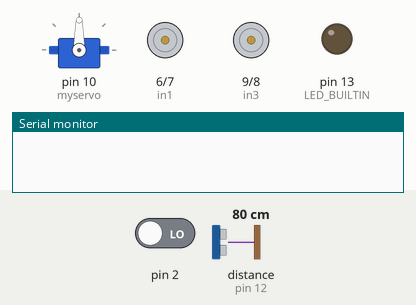
Simulated run of this sketch. Board: Arduino Uno, built with avr-gcc and run on an emulated ATmega328P. On the bench: servo, motor-driver pin pairs drawn as motors (green arrow = first pin HIGH = forward, orange = second pin HIGH = backward, longer = more drive), output pins drawn as LEDs (lit = HIGH), the last lines printed to the serial monitor. Inputs (shaded band) come from the test bench; at power-on: distance to the obstacle (sensor on pin 12) 80 cm, pin 2 LOW. The echo pulse lasts 58.3 µs per cm; pins used as bus, display or sensor lines are not drawn.

Above: at 2.2 s.
2.3 s: distance to the obstacle (sensor on pin 12) set to 97 cm
6.6 s: distance to the obstacle (sensor on pin 12) set to 104 cm
At 8.8 s:
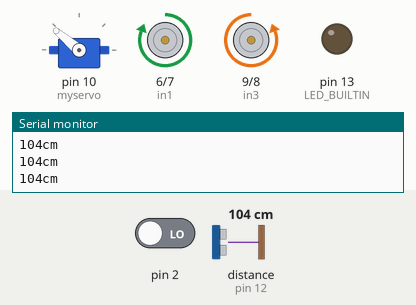
9.7 s: pin 2 driven HIGH
At 10.7 s:
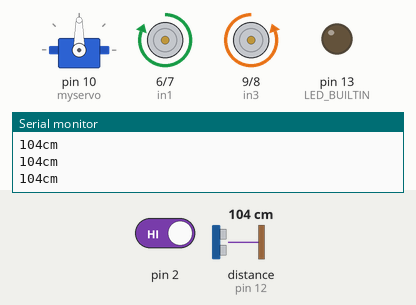
14.4 s: pin 2 driven LOW
At 16.1 s:
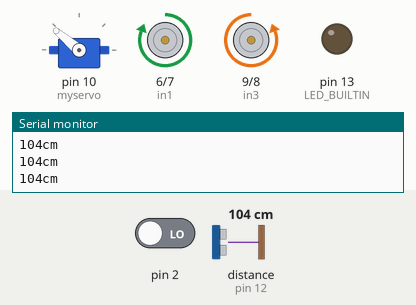
17.5 s: distance to the obstacle (sensor on pin 12) set to 2 cm
At 20.4 s:
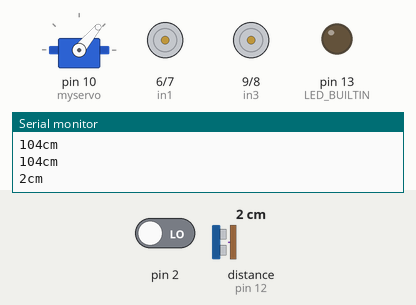
Timing chart, 0 to 22.2 s (numbered marks = the images above; inputs shaded):
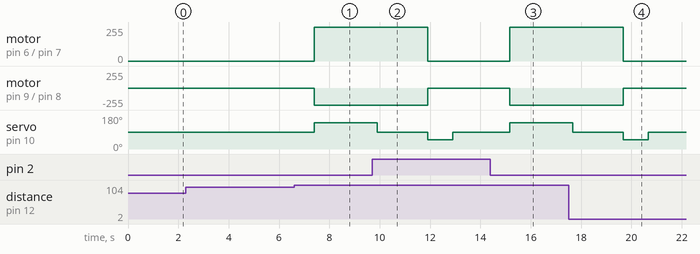

The sketch:

launcher_motor.ino
```cpp
#include "SR04.h"

#include <Servo.h>

#define MAX_PWM 2150
#define MID_PWM 1500
#define MIN_PWM 850

Servo myservo;

#define TRIG_PIN 12
#define ECHO_PIN 11
SR04 sr04 = SR04(ECHO_PIN, TRIG_PIN);
long a;

#define VCC2 5
#define VCC3 3
#define GND2 4

#define in1 6
#define in2 7
#define in3 9
#define in4 8

bool sense_ball = false;
bool sense_dog = true;
int motor_time = 1;

void setup() {
  // put your setup code here, to run once:
  Serial.begin(9600);

  pinMode(in1, OUTPUT);
  pinMode(in2, OUTPUT);
  pinMode(in3, OUTPUT);
  pinMode(in4, OUTPUT);

  pinMode(2, INPUT);

  pinMode(VCC2, OUTPUT);
  digitalWrite(VCC2, HIGH);
  pinMode(VCC3, OUTPUT);
  digitalWrite(VCC3, HIGH);
  pinMode(GND2, OUTPUT);
  digitalWrite(GND2, LOW);

  myservo.attach(10);

  //temporary
  pinMode(LED_BUILTIN, OUTPUT);
  delay(1000);
}

void loop() {
  /*
myservo.writeMicroseconds(1000);
delay(1000);
myservo.writeMicroseconds(1500);
delay(1000);
myservo.writeMicroseconds(2000);
delay(1000);
myservo.writeMicroseconds(1500);
delay(1000);
}
*/
  // put your main code here, to run repeatedly:
/*
  if(sense_ball == true and sense_dog == false){
    digitalWrite(in1, HIGH);
    digitalWrite(in2, LOW);
    digitalWrite(in4, HIGH);
    digitalWrite(in3, LOW);
    myservo.writeMicroseconds(850);
    }else{
    digitalWrite(in1, LOW);
    digitalWrite(in2, LOW);
    digitalWrite(in4, LOW);
    digitalWrite(in3, LOW);
    myservo.writeMicroseconds(1500);
  }
*/
/*
  if(sense_ball == true and sense_dog == false){
    while(sense_dog == false and motor_time != 30){
      a=sr04.Distance();
      if (a > 100){
       sense_dog = false;
       motor_time += 1;
      }else{
       sense_dog = true;
       motor_time = 1;
      }
      digitalWrite(in1, HIGH);
      digitalWrite(in2, LOW);
      digitalWrite(in4, HIGH);
      digitalWrite(in3, LOW);
      //myservo.writeMicroseconds(1850);
      myservo.write(50);
   delay(100);
      }}else{
      digitalWrite(in1, LOW);
      digitalWrite(in2, LOW);
      digitalWrite(in4, LOW);
      digitalWrite(in3, LOW);
      if(sense_ball == true){
        //myservo.writeMicroseconds(1150);
        myservo.write(90);
        delay(100);
      }
      //myservo.writeMicroseconds(1500);
      if(motor_time != 1){
        myservo.write(130);
        delay(750);
        myservo.write(90);
        motor_time = 1;
      }
    }
  */

    if(sense_ball == true and sense_dog == false){
      digitalWrite(in1, HIGH);
      digitalWrite(in2, LOW);
      digitalWrite(in4, HIGH);
      digitalWrite(in3, LOW);
      //myservo.writeMicroseconds(1850);
      myservo.write(140);
      motor_time=2;
      }else{

      myservo.write(90);
      delay(2000);
      digitalWrite(in1, LOW);
      digitalWrite(in2, LOW);
      digitalWrite(in4, LOW);
      digitalWrite(in3, LOW);
      if(motor_time != 1){
        myservo.write(50);
        delay(1000);
        myservo.write(90);
        motor_time = 1;
      }
    }

  int no_detect = digitalRead(2);

  if(no_detect == HIGH){
    //digitalWrite(LED_BUILTIN, LOW);
    sense_ball = false;
  }else{
    //digitalWrite(LED_BUILTIN, HIGH);
    sense_ball = true;
  }


   a=sr04.Distance();
   Serial.print(a);
   Serial.println("cm");
   if (a > 100){
    //digitalWrite(LED_BUILTIN, HIGH);
    sense_dog = false;
   }else{
    //digitalWrite(LED_BUILTIN, LOW);
    sense_dog = true;
   }
   delay(100);


}
```

Measured:
- the behaviour switches between 100 and 101 cm on distance to the obstacle (sensor on pin 12) (found by bisection; images 0 and 1)
- after the input at 6.6 s, motor on pin 6 (in1) / pin 7 (in2): stopped → forward 255/255 after 0.80 s; motor on pin 9 (in3) / pin 8 (in4): stopped → backward 255/255 after 0.80 s; servo on pin 10 (myservo): 90° → 140° after 0.80 s
- after the input at 9.7 s, motor on pin 6 (in1) / pin 7 (in2): forward 255/255 → stopped after 2.2 s; motor on pin 9 (in3) / pin 8 (in4): backward 255/255 → stopped after 2.2 s; servo on pin 10 (myservo): 140° → 90° after 0.20 s, → 50° 2.0 s later, → 90° 1.0 s later
- after the input at 14.4 s, motor on pin 6 (in1) / pin 7 (in2): stopped → forward 255/255 after 0.77 s; motor on pin 9 (in3) / pin 8 (in4): stopped → backward 255/255 after 0.77 s; servo on pin 10 (myservo): 90° → 140° after 0.77 s
- after the input at 17.5 s, motor on pin 6 (in1) / pin 7 (in2): forward 255/255 → stopped after 2.2 s; motor on pin 9 (in3) / pin 8 (in4): backward 255/255 → stopped after 2.2 s; servo on pin 10 (myservo): 140° → 90° after 0.17 s, → 50° 2.0 s later, → 90° 1.0 s later
